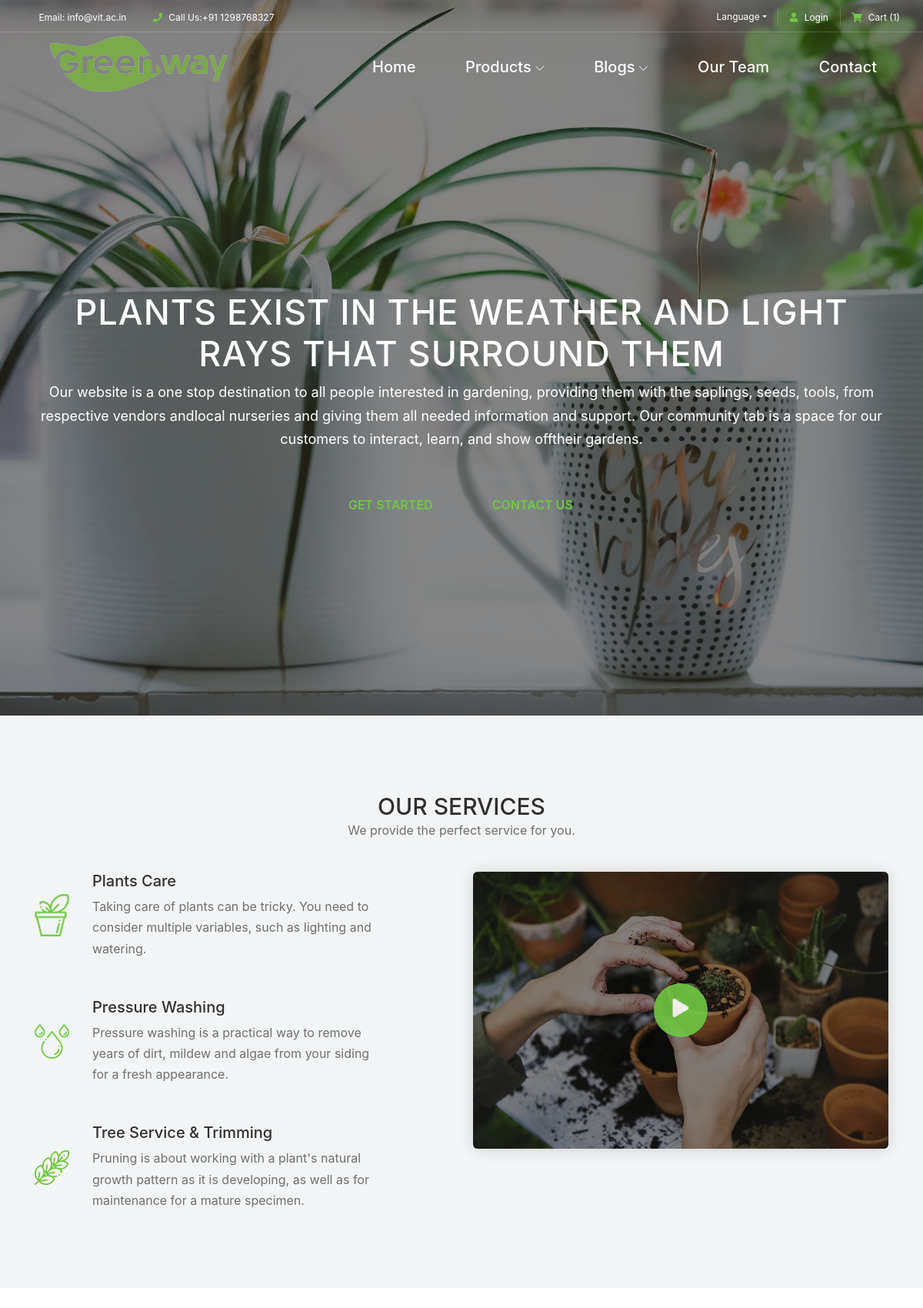
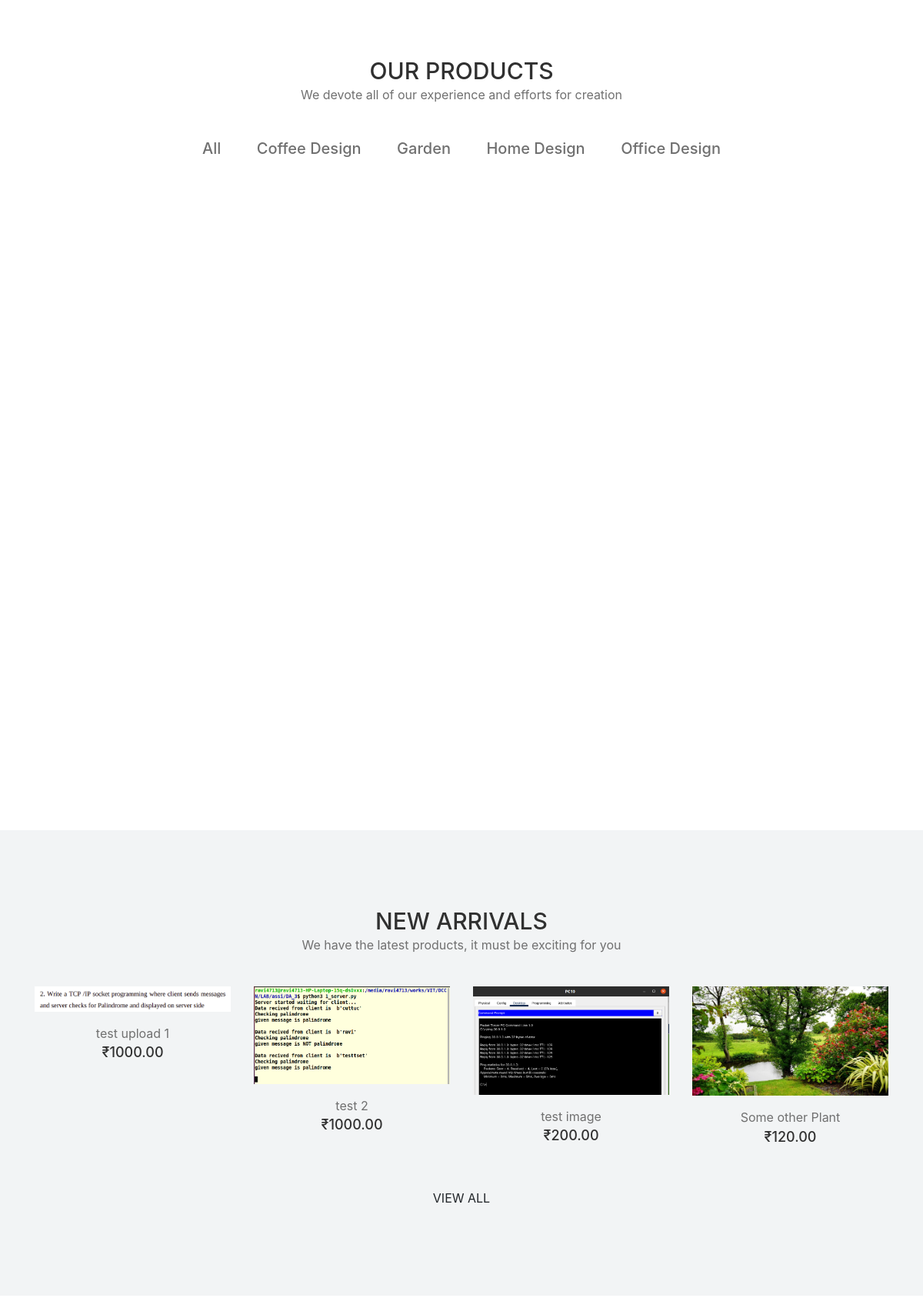
The page / (upper part) on the database its author committed (2 pictures, top to bottom).
### products/models.py (models this page shows, shortened)
class ItemsImages(models.Model):
    title = models.ForeignKey(ItemMain, on_delete=models.CASCADE)
    image = models.ImageField(upload_to = 'images')

class ItemMain(models.Model):
    title = models.CharField(max_length=50, unique=True)
    price = models.DecimalField(decimal_places=2, max_digits=25)
    description = models.TextField()
    category = models.ForeignKey(ItemsCat, on_delete=models.CASCADE)
    availablity = models.BooleanField(default=False)
    shippingCharges = models.IntegerField(default=0)
    offers = models.IntegerField(default=0)
    plantingAndCare = models.TextField()
    slug = models.SlugField(max_length=50,unique=True, default="", editable=False)

### products/views.py (the view)
# urls.py: 2. Add a URL to urlpatterns:  path('', views.home, name='home')
def home(request):
    context = {}
    items = ItemMain.objects.all().order_by('-id')[:4]
    items_list = []
    for i in items:
        l = []
        l.append(i.title)
        l.append(i.price)
        l.append(i.slug)
        ima = ItemsImages.objects.filter(title = i)[0]
        print(ima.image)
        l.append(ima.image)
        items_list.append(l)
    context['items'] = items_list
    blogs = BlogPlant.objects.all().order_by('-id')[:3]
    blogs_list = []
    for i in blogs:
        l = []
        l.append(i.blog_title)
        l.append(i.author)
        l.append(i.publish_date)
        l.append(i.blog_image)
        l.append(i.slug)
        l.append(i.blog_content[:100])
        blogs_list.append(l)
    context['blogs'] = blogs_list
    return render(request, 'home.html', context)

### templates/home.html (shortened to what this page needs)
{% extends "base-home.html" %}
{% load static %}
{% block home %}
<link rel="stylesheet" type="text/css" href="{% static 'css/home/home.css' %}">
<div>
<section class="hero-area">
    <div class="hero-post-slides owl-carousel">
        <div class="single-hero-post bg-overlay">
            <div class="slide-img slide-img1 bg-img" ></div>
            <div class="container h-100">
                <div class="row h-100 align-items-center">
                    <div class="col-12">
                        <div class="hero-slides-content text-center">
                            <h2>Plants exist in the weather and light rays that surround them</h2>
                            <p>Our website is a one stop destination to all people interested in gardening, providing them with the saplings, seeds, tools, from respective vendors andlocal nurseries and giving them all needed information and support. Our community tab is a space for our customers to interact, learn, and show offtheir gardens.</p>
                            <div class="welcome-btn-group">
                                <a href="{% url 'itemlist' %}" class="btn alazea-btn mr-30 get-started">GET STARTED</a>
                                <a href="{% url 'contact' %}" class="btn alazea-btn active contact">CONTACT US</a>
                            </div>
                        </div>
                    </div>
                </div>
            </div>
        </div>
    </div>
</section>
<section class="our-services-area bg-gray section-padding-100-0">
    <div class="container">
        <div class="row">
            <div class="col-12">
                <div class="section-heading text-center">
                    <h2>OUR SERVICES</h2>
                    <p>We provide the perfect service for you.</p>
                </div>
            </div>
        </div>
        <div class="row justify-content-between">
            <div class="col-12 col-lg-5">
                <div class="alazea-service-area mb-100">
                    <div class="single-service-area d-flex align-items-center wow fadeInUp" data-wow-delay="100ms">
                        <div class="service-icon mr-30">
                            <img src="{% static 'images/home/core-img/s1.png' %}" alt="">
                        </div>
                        <div class="service-content">
                            <h5>Plants Care</h5>
                            <p>Taking care of plants can be tricky. You need to consider multiple variables, such as lighting and watering.</p>
                        </div>
                    </div>
                    <div class="single-service-area d-flex align-items-center wow fadeInUp" data-wow-delay="300ms">
                        <div class="service-icon mr-30">
                            <img src="{% static 'images/home/core-img/s2.png' %}" alt="">
                        </div>
                        <div class="service-content">
                            <h5>Pressure Washing</h5>
                            <p>Pressure washing is a practical way to remove years of dirt, mildew and algae from your siding for a fresh appearance.</p>
                        </div>
                    </div>
                    <div class="single-service-area d-flex align-items-center wow fadeInUp" data-wow-delay="500ms">
                        <div class="service-icon mr-30">
                            <img src="{% static 'images/home/core-img/s3.png' %}" alt="">
                        </div>
                        <div class="service-content">
                            <h5>Tree Service &amp; Trimming</h5>
                            <p>
                                Pruning is about working with a plant's natural growth pattern as it is developing, as well as for maintenance for a mature specimen.</p>
                        </div>
                    </div>
                </div>
            </div>
            <div class="col-12 col-lg-6">
                <div class="alazea-video-area bg-overlay mb-100">
                    <a href="https://www.youtube.com/watch?v=k3AiRLm-DpU" class="video-icon">
                        <i class="fa fa-play" aria-hidden="true"></i>
                    </a>
                </div>
            </div>
        </div>
    </div>
</section>
<section class="alazea-portfolio-area section-padding-100-0">
    <div class="container">
        <div class="row">
            <div class="col-12">
                <div class="section-heading text-center">
                    <h2>OUR PRODUCTS</h2>
                    <p>We devote all of our experience and efforts for creation</p>
                </div>
            </div>
        </div>
    </div>
    <div class="container-fluid">
        <div class="row">
            <div class="col-12">
                <div class="alazea-portfolio-filter">
                    <div class="portfolio-filter">
                        <button class="btn active" data-filter="*">All</button>
                        <button class="btn" data-filter=".design">Coffee Design</button>
                        <button class="btn" data-filter=".garden">Garden</button>
                        <button class="btn" data-filter=".home-design">Home Design</button>
                        <button class="btn" data-filter=".office-design">Office Design</button>
                    </div>
                </div>
            </div>
        </div>
        <div class="row alazea-portfolio">
            <div class="col-12 col-sm-6 col-lg-3 single_portfolio_item design home-design wow fadeInUp" data-wow-delay="100ms">
                <div class="portfolio-thumbnail .portfolio-thumbnail1 bg-img"></div>
            </div>
            <div class="col-12 col-sm-6 col-lg-3 single_portfolio_item garden wow fadeInUp" data-wow-delay="200ms">
                <div class="portfolio-thumbnail .portfolio-thumbnail2 bg-img"></div>
            </div>
            <div class="col-12 col-sm-6 col-lg-3 single_portfolio_item garden design wow fadeInUp" data-wow-delay="300ms">
                <div class="portfolio-thumbnail .portfolio-thumbnail3 bg-img"></div>
            </div>
            <div class="col-12 col-sm-6 col-lg-3 single_portfolio_item garden office-design wow fadeInUp" data-wow-delay="400ms">
                <div class="portfolio-thumbnail .portfolio-thumbnail4 bg-img"></div>
            </div>
            <div class="col-12 col-sm-6 col-lg-3 single_portfolio_item design office-design wow fadeInUp" data-wow-delay="100ms">
                <div class="portfolio-thumbnail .portfolio-thumbnail5 bg-img" ></div>
            </div>
            <div class="col-12 col-sm-6 col-lg-3 single_portfolio_item garden wow fadeInUp" data-wow-delay="200ms">
                <div class="portfolio-thumbnail .portfolio-thumbnail6 bg-img"></div>
            </div>
            <div class="col-12 col-lg-6 single_portfolio_item home-design wow fadeInUp" data-wow-delay="300ms">
                <div class="portfolio-thumbnail .portfolio-thumbnail7 bg-img"></div>
            </div>
        </div>
    </div>
</section>
<section class="new-arrivals-products-area bg-gray section-padding-100">
    <div class="container">
        <div class="row">
            <div class="col-12">
                <div class="section-heading text-center">
                    <h2>NEW ARRIVALS</h2>
                    <p>We have the latest products, it must be exciting for you</p>
                </div>
            </div>
        </div>
        <div class="row">
            {% for item in items %}
                <div class="col-12 col-sm-6 col-lg-3">
                    <div class="single-product-area mb-50 wow fadeInUp" data-wow-delay="100ms">
                        <div class="product-img">
                            <a href="shop-details.html"><img src="/media/{{ item.3 }}" %} alt=""></a>
                        </div>
                        <div class="product-info mt-15 text-center">
                            <a href="{% url 'itemView' the_slug=item.2 %}">
                                <p>{{ item.0 }}</p>
                            </a>
                            <h6>₹{{ item.1 }}</h6>
                        </div>
                    </div>
                </div>
            {% endfor %}
            <div class="col-12 text-center">
                <a href="{% url 'itemlist' %}" class="btn alazea-btn">View All</a>
            </div>
        </div>
    </div>
</section>
<section class="alazea-blog-area section-padding-100-0">
</section>
{% include 'mission.html' %}
</div>
{% endblock home %}

### static_in_env/css/footer.css (style rules this page uses)
a { transition: .3s; }

### static_in_env/css/home/classy-nav.css (style rules this page uses)
* { margin: 0; padding: 0; }
body { font-family: "Roboto", sans-serif; }
img { height: auto; max-width: 100%; }
.bg-img { background-position: center center; background-size: cover; background-repeat: no-repeat; }
.justify-content-between { -webkit-box-pack: justify; -ms-flex-pack: justify; justify-content: space-between; }

### rows shown on the page
ItemsImages: image (picture)
ItemMain: title "test upload 1", price "1000.00"
ItemsImages: image (picture)
ItemMain: title "test 2", price "1000.00"
ItemsImages: image (picture)
ItemMain: title "test image", price "200.00"
ItemsImages: image (picture)
ItemMain: title "Some other Plant", price "120.00"
